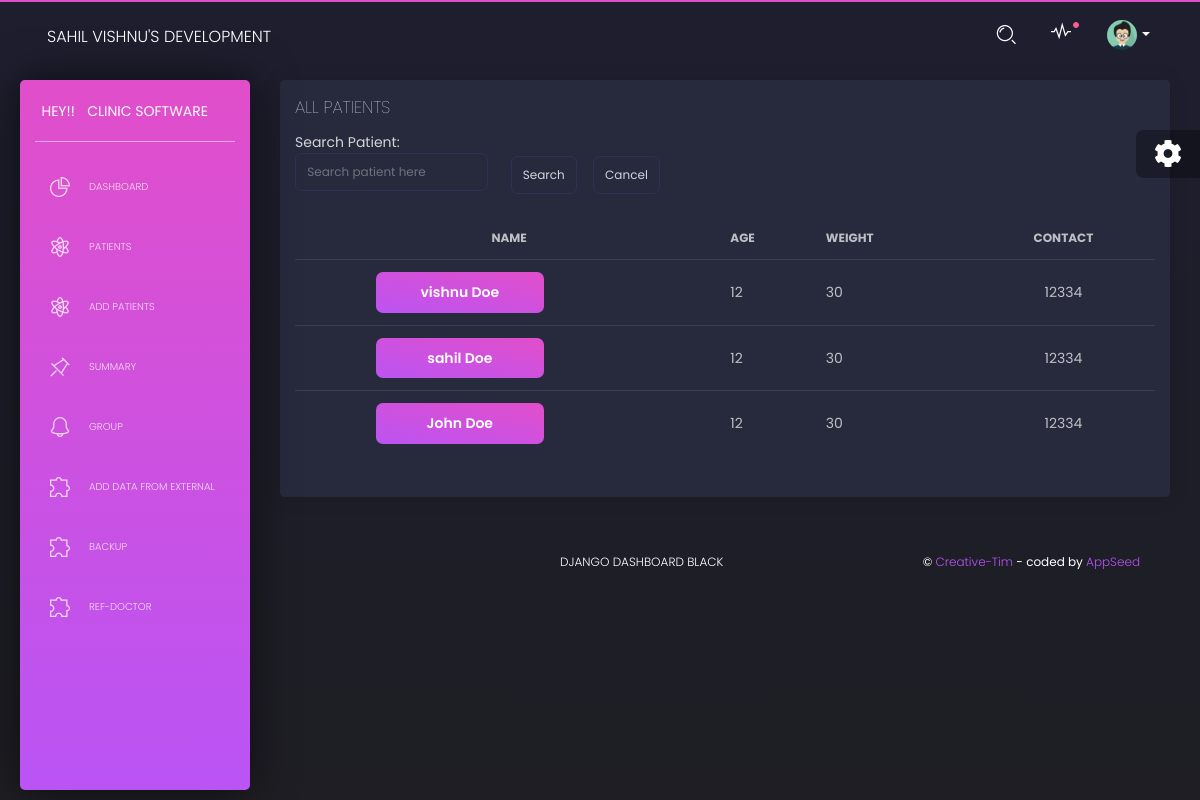
Page /visit_summary on the earlier database version.
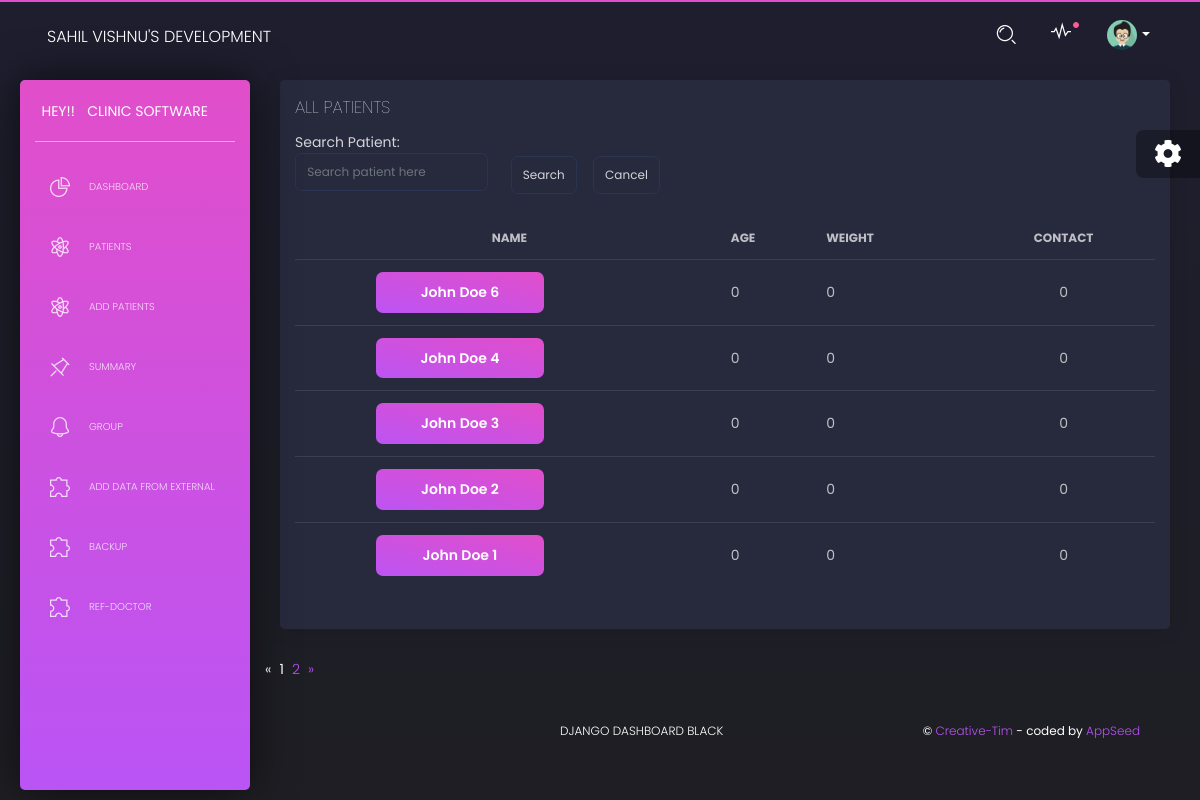
Same page on the later database version.
### loginmodule/models.py (models this page shows, shortened)
class patient_detail(models.Model):
    patient_id=models.AutoField
    fname = models.CharField(max_length=20)
    lname = models.CharField(max_length=20)
    note = models.TextField(max_length=40,null=True)
    age = models.IntegerField(null=True)
    weight = models.IntegerField(null=True)
    contact = models.IntegerField(null=True)
    address  = models.CharField(max_length=50,null=True)
    rperson = models.CharField(max_length=20,null=True)

### loginmodule/views.py (the view)
# urls.py: path('visit_summary',views.visit_summary, name='visit_summary'),
def visit_summary(request):
    patient = patient_detail.objects.all().order_by('-id')
    paginator=Paginator(patient, 5)
    page_number=request.GET.get('page')
    page_obj=paginator.get_page(page_number)
    for i in patient:
        particular_patient = patient_health_detail.objects.filter(patient_id=i)
        for j in particular_patient:
            summary1(j.id, i.id)
    return render(request,'home/visit_summary.html',{'patient':patient,'page_obj':page_obj})

### loginmodule/views.py (called while the page is built)
def calclulation(i,j,pid):
    if i == j:
        Account.objects.filter(patient_id = pid).update(tleft_from_patient=0,tleft_from_doc=0)
        return 0
    elif i > j:
        c=i-j
        Account.objects.filter(patient_id = pid).update(tleft_from_patient=c,tleft_from_doc=0)
        return c
    elif j > i:
        c=j-i
        Account.objects.filter(patient_id = pid).update(tleft_from_doc=c,tleft_from_patient=0)
        return c

### loginmodule/templates/home/visit_summary.html (shortened to what this page needs)
{% extends "layouts/base.html" %}
{% block content %}
<div class="row">
  <div class="col-md-12">
    <div class="card ">
      <div class="card-header">
        <h4 class="card-title"> ALL PATIENTS</h4>
        <form action="{% url 'searchPatientSummary'%}" method="get" value="{{request.GET.q}}" >
          <div class="row">
            <div class="col-md-3">
              Search Patient:<input type="text" class="form-control " name="q" placeholder="Search patient here"/>            </div>
            <div class="d-inline p-2 mt-3">
              <input type="submit" value="Search" name="submit" class="form-control">
            </div>
            <div class="d-inline p-2 mt-3">
              <a href="{%url 'visit_summary'%}"><button class="form-control " >Cancel</button></a>
            </div>
          </div>
        </form>
      </div>
      <div class="card-body">
        <div class="table-responsive">
          <table class="table tablesorter " id="">
            <thead class=" text-primary">
              <tr>
                <th class="text-center">
                  Name
                </th>
                <th>
                  AGE
                </th>
                <th>
                  WEIGHT
                </th>
                <th class="text-center">
                  CONTACT
                </th>
              </tr>
            </thead>
            <tbody>
              {% for p in page_obj %}
              <tr>
                <td>
                    <div class="row">
                        <div class="col-lg-8 ml-auto mr-auto">
                          <div class="row">
                            <div class="col-md-8">
                              <a href="{% url 'particular_person_summary' p.id %}">
                              <button class="btn btn-primary btn-block" >{{p.fname}} {{p.lname}}  </button>
                              </a>
                            </div>
                          </div>
                        </div>
                      </div>
                </td>
                <td>
                    {{p.age}}
                </td>
                <td>
                    {{p.weight}}
                </td>
                <td class="text-center">
                    {{p.contact}}
                </td>
              </tr>
              {%endfor%}
            </tbody>
          </table>
        </div>
      </div>
    </div>
  </div>
  {% if page_obj.has_other_pages %}
  <ul class="pagination justify-content-center ">
    {% if page_obj.has_previous %}
    <li class="pr-3"><a href="?page={{ page_obj.previous_page_number }}">&laquo;</a></li>
  {% else %}
    <li class="disabled pr-2"><span>&laquo;</span></li>
  {% endif %}
  {% for i in page_obj.paginator.page_range %}
    {% if page_obj.number == i %}
      <li class="active pr-2"><span>{{ i }} <span class="sr-only">(current)</span></span></li>
    {% else %}
      <li class="pr-2"><a href="?page={{ i }}">{{ i }}</a></li>
    {% endif %}
  {% endfor %}
  {% if page_obj.has_next %}
    <li class="pr-2"><a href="?page={{ page_obj.next_page_number }}">&raquo;</a></li>
  {% else %}
    <li class="disabled pl-3"><span>&raquo;</span></li>
  {% endif %}
  </ul>
  {% endif %}
{% endblock content %}

Differences in the rows shown:
no longer on this page (row edited): patient_detail: fname "sahil", lname "Doe", age "12", weight "30", contact "12334"
removed patient_detail: fname "John", lname "Doe", age "12", weight "30", contact "12334"
added patient_detail: fname "John", lname "Doe 6", age "0", weight "0", contact "0"
added patient_detail: fname "John", lname "Doe 4", age "0", weight "0", contact "0"
added patient_detail: fname "John", lname "Doe 3", age "0", weight "0", contact "0"
added patient_detail: fname "John", lname "Doe 2", age "0", weight "0", contact "0"
changed patient_detail: fname "vishnu" → "John"; lname "Doe" → "Doe 1"; age "12" → "0"; weight "30" → "0"; contact "12334" → "0"
Other differences:
new list line: "1"
new list line: "2"
